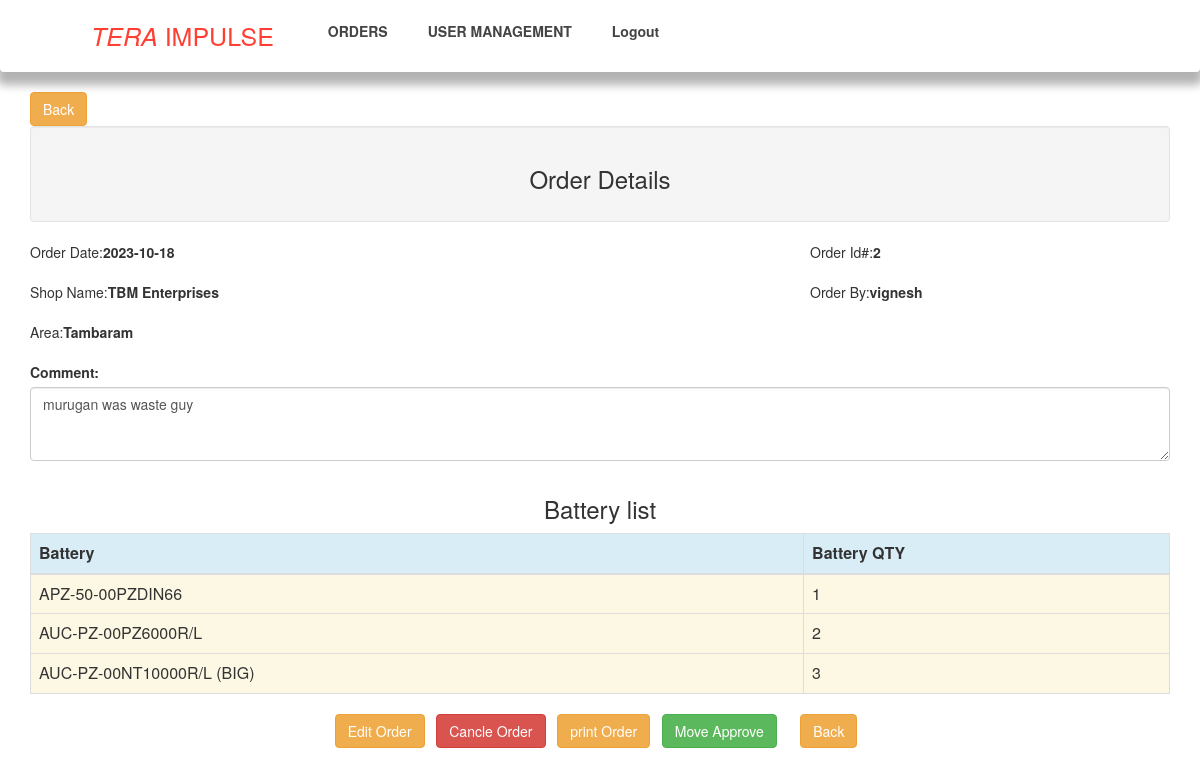
Screenshot of /admin/view.php?Oid=2 with the database file from the repository.
### tables this page shows
CREATE TABLE `orders` (
  `Oid` int(11) NOT NULL,
  `salesper_id` int(11) DEFAULT NULL,
  `dealer_id` int(11) DEFAULT NULL,
  `date` date DEFAULT NULL,
  `comment` text DEFAULT NULL,
  `urgent` varchar(11) DEFAULT NULL,
  `status` enum('Pending','Approved Contract','Billing','Order Placed','Cancle') DEFAULT 'Pending' COMMENT 'P=Pendinng,AC=Approved Contract,B=Billing,OP=Order Placed'
);

CREATE TABLE `dealer` (
  `Did` int(11) NOT NULL,
  `Pid` varchar(50) NOT NULL,
  `shopName` varchar(50) NOT NULL,
  `number` varchar(13) NOT NULL,
  `area` varchar(100) NOT NULL,
  `common` int(10) NOT NULL DEFAULT 1
);

CREATE TABLE `sperson` (
  `id` int(11) NOT NULL,
  `name` varchar(50) NOT NULL,
  `email` varchar(50) NOT NULL,
  `username` varchar(50) NOT NULL,
  `passward` varchar(50) NOT NULL
);

CREATE TABLE `order_battery` (
  `id` int(11) NOT NULL,
  `orders_id` int(11) DEFAULT NULL,
  `battery_id` varchar(50) DEFAULT NULL,
  `battery_Qty` int(11) DEFAULT NULL,
  `f_id` int(11) NOT NULL
);

### admin/ManFunctions.php (called while the page is built, shortened)
<?php
class ManFunctions extends DB {
    function getPaticularEmployee($link,$Oid) {
        $query = "select o.Oid,sp.name as person,d.shopName as shop ,
d.area, o.date, o.comment ,o.urgent,o.status,sp.id,d.Did
from orders o left join sperson sp on sp.id = o.salesper_id left join dealer d on d.Did =
o.dealer_id WHERE Oid=$Oid";
        $result = mysqli_query($link, $query);
        $res = [];
        if (mysqli_num_rows($result) > 0) {
            $res = mysqli_fetch_all($result, MYSQLI_ASSOC);
        }
        return $res;
    }
    function getPaticularEmployees($link,$Oid) {
        $query = " select b.battery_id as bname,b.battery_Qty from orders o
                    left join order_battery b on b.orders_id =o.Oid where Oid=$Oid";
        $result = mysqli_query($link, $query);
        $res = [];
        if (mysqli_num_rows($result) > 0) {
            $res = mysqli_fetch_all($result, MYSQLI_ASSOC);
        }
        return $res;
    }
}
$mf = new ManFunctions();

### admin/view.php (the view, shortened to what this page needs)
<?php
include 'manfunctions.php';
include_once 'menu.php';
?>
<!doctype html>
<html>
<head>
 <link rel="stylesheet" href="https://maxcdn.bootstrapcdn.com/bootstrap/3.3.6/css/bootstrap.min.css" />
<?php
  $rows=$mf->getPaticularEmployee($link,$Oid);
  if(!empty($rows)){
  ?>
</head>
 <body>
 <div class="container box">
<a href="retrive.php" class="btn btn-warning" role="button">Back</a>&nbsp;&nbsp;
  <div class="well">
    <h3 align="center">Order Details</h3>
  </div>
    <?php
      foreach($rows as $row) {
  ?>
  <div class="row">
    <div class="col-sm-8" align="left">Order Date:<b><?= $row['date'] ?></b></div>
     <div class="col-sm-3" align="left">Order Id#:<b><?= $row['Oid'] ?></b></div>
      </div><br>
      <div class="row">
 <div class="col-sm-8" align="left">Shop Name:<b><?= $row['shop'] ?></b></div>
 <div class="col-sm-3" align="left">Order By:<b><?= $row['person'] ?></b></div>
 </div><br>
      <div class="row">
       <div class="col-sm-3" align="left">Area:<b><?= $row['area'] ?></b></div>
</div>
  </div><br>
  <div class="container ">
  <form>
    <div class="form-group">
      <label for="comment">Comment:</label>
      <textarea  class="form-control mb-1" rows="3" id="comment" ><?= $row['comment'] ?></textarea>
    </div>
  </form>
    </div>
    <?php
  }
  ?>
  <?php
 } else {
 echo 'Record Not found';
 }
 ?>
  <div class="container  ">
  <h3 align="center">Battery list</h3>
     <table class="table table-bordered" >
        <thead>
                  <tr class="info" >
                  <th>Battery</th>
                  <th>Battery QTY</th>
                   </tr>
                        </thead>
                        <tbody>
                            <?php
                            $rows=$mf->getPaticularEmployees($link,$Oid);
                          if(!empty($rows)){
                              foreach($rows as $row){
                                ?>
                                <tr class="warning">
                                    <td><?= $row['bname'] ?></td>
                                    <td><?= $row['battery_Qty'] ?></td>
                                    </tr>
                                <?php
                              }
                            ?>
                        </tbody>
                    </table>
 <?php
                } else {
                    echo 'Record Not found';
                }
                ?>
            </div>
    </body>
    <?php
  $rows=$mf->getPaticularEmployee($link,$Oid);
  if(!empty($rows)){
  ?>
  <div class="container">
   <?php
      foreach($rows as $row) {
  ?>
<div class="btn-list" align="center">
 <a href="edit.php?Oid=<?= $row['Oid'] ?>" class="btn btn-warning" role="button">Edit Order</a>&nbsp;&nbsp;
  <a href="ManFunctions.php?Oid=<?= $row['Oid'] ?>&submit=cancel"  class="btn btn-danger" role="button">Cancle Order</a>&nbsp;&nbsp;
  <button type="button" class="btn btn-warning">print Order</button>&nbsp;&nbsp;
 <a href="ManFunctions.php?Oid=<?= $row['Oid'] ?>&submit=approve"  class="btn btn-success" role="button">Move Approve</a>&nbsp;&nbsp;
  <a href="retrive.php" class="btn btn-warning" role="button">Back</a>&nbsp;&nbsp;
</div>
</div>
     <?php
  }
  ?>
  <?php
 } else {
 echo 'Record Not found';
 }
 ?>
</html>

### admin/menu.php (style rules this page uses)
* { padding: 0; margin: 0; box-sizing: border-box; }
body { font-family: "Lato", sans-serif; }
::placeholder { color: #666; font-weight: 400; }

### rows the page displays
orders: date "2023-10-18", Oid "2", dealer.shopName "TBM Enterprises", sperson.name "vignesh", dealer.area "Tambaram", comment "murugan was waste guy"
order_battery: battery "APZ-50-00PZDIN66", battery_Qty "1"
order_battery: battery "AUC-PZ-00PZ6000R/L", battery_Qty "2"
order_battery: battery "AUC-PZ-00NT10000R/L (BIG)", battery_Qty "3"
